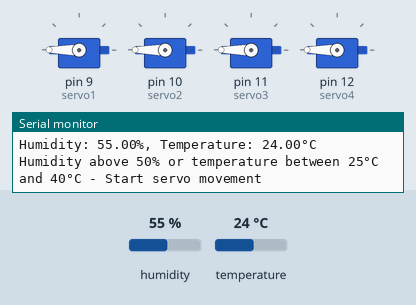
Bench run of a sketch on a simulated Arduino Uno, built with avr-gcc and run on an emulated ATmega328P. Parts: 4 × servo, the last lines printed to the serial monitor. The test bench sets the inputs (shaded band); at power-on: humidity 55 %, temperature 24 °C.

Above: at 2.8 s.
2.9 s: humidity set to 52 %
5.7 s: humidity set to 49 %
At 7.5 s:
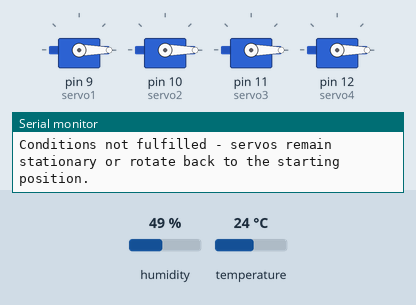
8.5 s: temperature set to 25.8 °C
At 11.1 s:
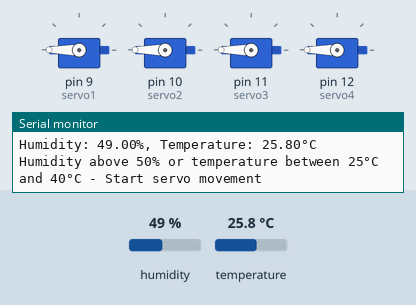
14.6 s: temperature set to 12 °C
At 17.2 s:
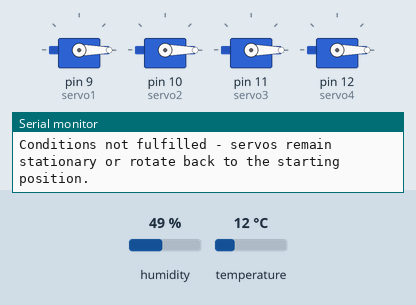
18.1 s: humidity set to 68 %
At 20.0 s:
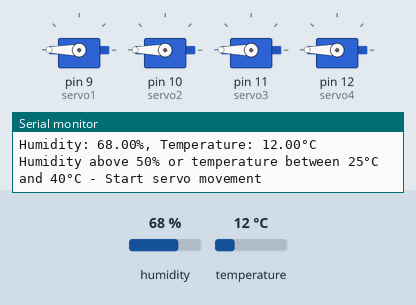
Timing chart, 0 to 21.5 s (numbered marks = the images above; inputs shaded):
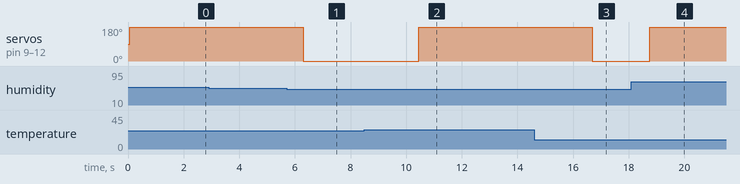

The sketch:

ServoMotorsAndSensor.ino
```cpp
#include <Servo.h>
#include <DHT.h>

#define DHTPIN A0
#define DHTTYPE DHT22

Servo servo1;
Servo servo2;
Servo servo3;
Servo servo4;

DHT dht(DHTPIN, DHTTYPE);

const float HUMIDITY_THRESHOLD = 50.0;

void setup() {
  Serial.begin(9600);
  dht.begin();
  servo1.attach(9);
  servo2.attach(10);
  servo3.attach(11);
  servo4.attach(12);
}

void loop() {
  float humidity = dht.readHumidity();
  float temperature = dht.readTemperature();

  if (isnan(humidity) || isnan(temperature)) {
    Serial.println("Fehler beim Lesen des DHT-Sensors!");
    return;
  }

  Serial.print("Humidity: ");
  Serial.print(humidity);
  Serial.print("%, Temperature: ");
  Serial.print(temperature);
  Serial.println("°C");

  if (temperature > 50) {
    Serial.println("Temperature above 50 degrees, suspected fire - Start servo movement");

    servo1.write(0);
    servo2.write(0);
    servo3.write(0);
    servo4.write(180);
    delay(10);
  }

  if (humidity > HUMIDITY_THRESHOLD || (temperature > 25 && temperature < 40)) {
    Serial.println("Humidity above 50% or temperature between 25°C and 40°C - Start servo movement");

      servo1.write(180);
      servo2.write(180);
      servo3.write(180);
      servo4.write(180);
      delay(10);
  }

  else {
    Serial.println("Conditions not fulfilled - servos remain stationary or rotate back to the starting position.");

    servo1.write(0);
    servo2.write(0);
    servo3.write(0);
    servo4.write(0);
  }

  delay(2000);
}
```

Measured:
- the behaviour switches between 51 and 50 % on humidity (found by bisection; images 0 and 1)
- the behaviour switches between 25 and 25.1 °C on temperature (found by bisection; images 1 and 2)
- after the input at 5.7 s, servo on pin 9 (servo1), servo on pin 10 (servo2), servo on pin 11 (servo3), servo on pin 12 (servo4): 180° → 0° after 0.61 s
- after the input at 8.5 s, servo on pin 9 (servo1), servo on pin 10 (servo2), servo on pin 11 (servo3), servo on pin 12 (servo4): 0° → 180° after 2.0 s
- after the input at 14.6 s, servo on pin 9 (servo1), servo on pin 10 (servo2), servo on pin 11 (servo3), servo on pin 12 (servo4): 180° → 0° after 2.1 s
- after the input at 18.1 s, servo on pin 9 (servo1), servo on pin 10 (servo2), servo on pin 11 (servo3), servo on pin 12 (servo4): 0° → 180° after 0.66 s
